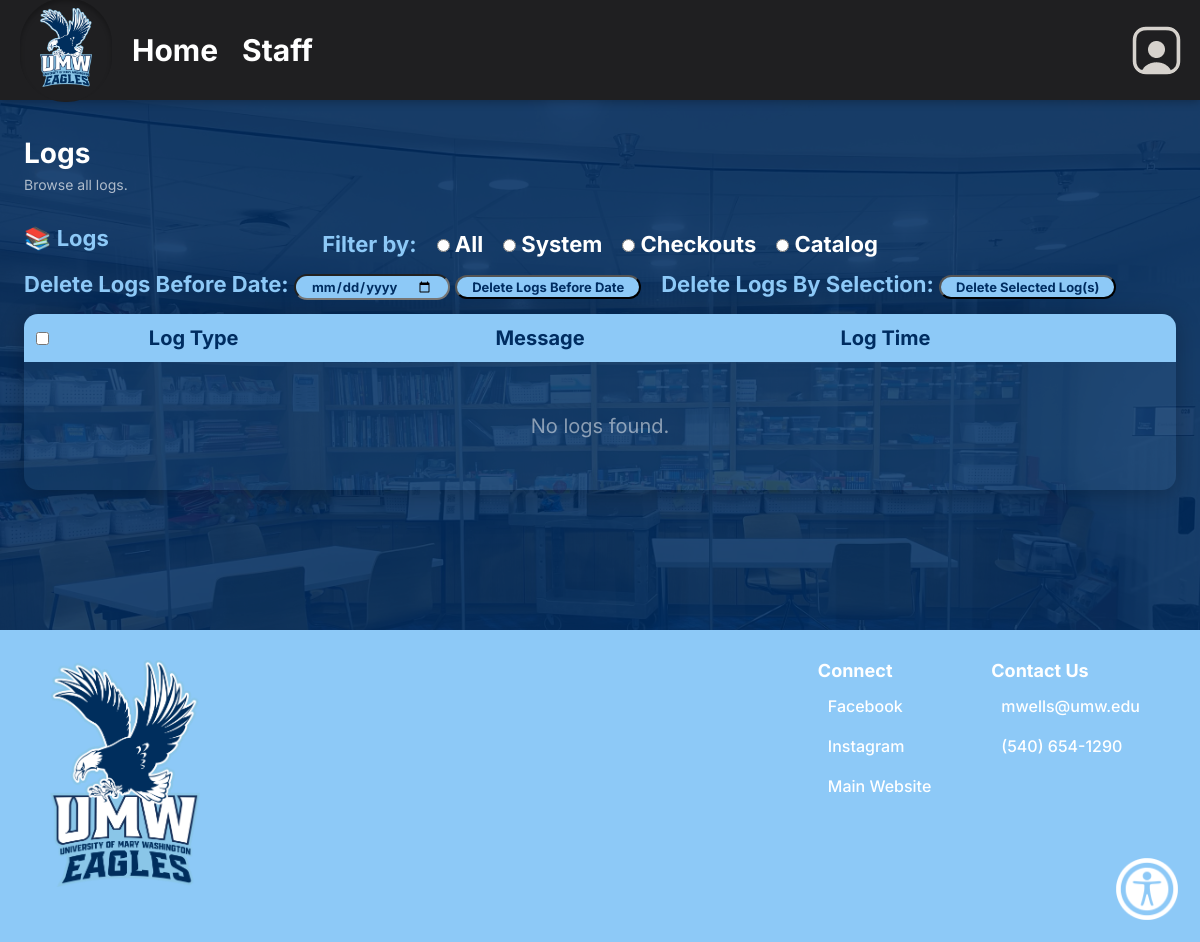
/viewLogs.php (signed in), run on an earlier commit of the app's database.
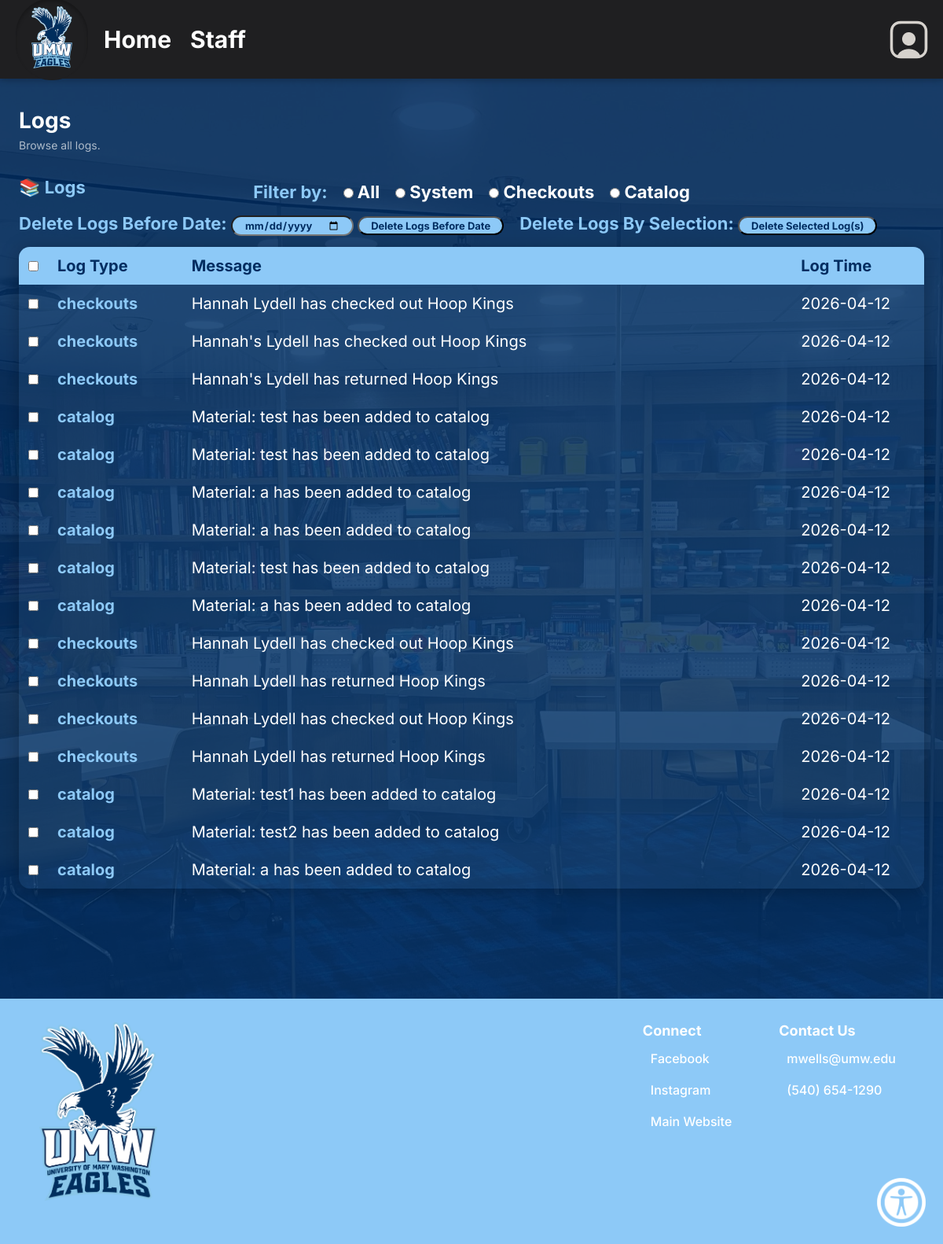
And on a later commit of the database.
### tables this page shows
CREATE TABLE `dblogs` (
  `log_id` int(11) NOT NULL,
  `log_type` varchar(30) NOT NULL,
  `message` text NOT NULL,
  `log_time` date NOT NULL
);

### database/dbLogs.php (called while the page is built, shortened)
<?php
include_once(dirname(__FILE__).'/../domain/Log.php');
function prepare_log_object($log){
    return new Log(
        $log['log_id'],
        $log['log_type'],
        $log['message'],
        $log['log_time']
    );
}
function fetch_all_logs(){
    $con = connect();
    $query = "SELECT * FROM dblogs ORDER BY log_time DESC";
    $result = mysqli_query($con, $query);
    $logs = [];
    while ($row = mysqli_fetch_assoc($result)) {
        $logs[] = prepare_log_object($row);
    }
    return $logs;
}
?>

### domain/Log.php (called while the page is built)
<?php
class Log {
    private $log_id;
    private $log_type;
    private $message;
    private $log_time;
    function __construct($log_id, $log_type, $message, $log_time) {
        $this->log_id = $log_id;
        $this->log_type = $log_type;
        $this->message = $message;
        $this->log_time = $log_time;
    }
    function getLogID() {
        return $this->log_id;
    }
    function getLogType() {
        return $this->log_type;
    }
    function getMessage() {
        return $this->message;
    }
    function getLogTime() {
        return $this->log_time;
    }
}
?>

### viewLogs.php (the view, shortened to what this page needs)
<?php
include_once('database/dbLogs.php');
include_once('domain/Log.php');
$type = $_GET['type'] ?? '';
$logs = [];
if (isset($_GET['type']) && $_GET['type'] != 'all') {
    $logs = fetch_logs_by_type($_GET['type']);
} else {
    $logs = fetch_all_logs();
}
?>
<!DOCTYPE html>
<html lang="en">
<head>
</head>
<body>
<?php require 'header.php'; ?>
<div class="overlay"></div>
<div class="page-wrapper">
    <h1 class="page-heading">Logs</h1>
    <p class="page-subheading">
        Browse all logs.
    </p>
    <h2 class="section-heading">
        📚 Logs
    <div style="display: flex; justify-content: center; margin-top: -20px;">
        <form action="viewLogs.php?" method="GET" style="display: flex; gap: 20px; align-items: center; max-width: 900px;">
        <span style="font-weight: bold; white-space: nowrap;">Filter by: </span>
        <label style="color:white; white-space: nowrap;">
            <input type="radio" name="type" value="all" onchange="this.form.submit()"
                <?php if ($type === 'all') echo 'checked'; ?>> All
        </label>
        <label style="color:white; white-space: nowrap;">
            <input type="radio" name="type" value="system" onchange="this.form.submit()"
                <?php if ($type === 'system') echo 'checked'; ?>> System
        </label>
        <label style="color:white; white-space: nowrap;">
            <input type="radio" name="type" value="checkouts" onchange="this.form.submit()"
                <?php if ($type === 'checkouts') echo 'checked'; ?>> Checkouts
        </label>
        <label style="color:white; white-space: nowrap;">
            <input type="radio" name="type" value="catalog" onchange="this.form.submit()"
                <?php if ($type === 'catalog') echo 'checked'; ?>> Catalog
        </label>
        </form>
    </div>
    </h2>
    <div style="display: flex;">
        <h2 class="section-heading" style="margin-right: 20px">
            <form id = "dateDeleteForm" action="deleteLogs.php" method="POST">
                Delete Logs Before Date:
                <input type="date" class="badge" name="selected_date">
                <button type="submit" name="date_delete" class="badge" onclick="return confirm('Delete logs before date?');">Delete Logs Before Date</button>
            </form>
        </h2>
        <h2 class="section-heading">
        <form id="bulkDeleteForm" action="deleteLogs.php" method="POST">
            Delete Logs By Selection:
            <button type="submit" name="bulk_delete" class="badge" onclick="return confirm('Delete selected logs?');">Delete Selected Log(s)</button>
        </h2>
    </div>
    <div class="table-wrapper">
        <table>
            <thead>
                <tr>
                    <th><input type="checkbox" id="selectAll"></th>
                    <th>Log Type</th>
                    <th>Message</th>
                    <th>Log Time</th>
                </tr>
            </thead>
            <tbody>
            <?php if (empty($logs)): ?>
                <tr>
                    <td colspan="4">
                        <div class="empty-state">
                            No logs found.
                        </div>
                    </td>
                </tr>
            <?php else: ?>
                <?php foreach ($logs as $log): ?>
                <tr>
                    <td><input type="checkbox" class="rowCheckbox" name="selected_logs[]" value="<?= $log->getLogID() ?>"></td>
                    <td class="material-name" style="width:15%">
                        <?php echo htmlspecialchars($log->getLogType()); ?>
                    </td>
                    <td style="width:70%"><?php echo htmlspecialchars($log->getMessage()); ?></td>
                    <td style="width:15%"><?php echo htmlspecialchars($log->getLogTime()); ?></td>
                </tr>
                <?php endforeach; ?>
            <?php endif; ?>
            </tbody>
        </table>
    </div>
</div>
<?php require 'footer.php'; ?>
</body>
</html>

### header.php (shortened to what this page needs)
<head>
</head>
<header>
<?php
$common_nav_links = '
      <div class="nav-item"><a href="index.php" class="nav-link">Home</a></div>
      <div class="nav-item"><a href="staffPage.php" class="nav-link">Staff</a></div>';
if (!isset($_SESSION['logged_in']) || $_SESSION['access_level'] === 0) {
echo('
<div class="navbar">
  <div class="left-section">
    <div class="logo-container">
      <a href="index.php"><img src="images/UMW_Eagles-logo.png" alt="Logo"></a>
    </div>
    <div class="nav-links">
      <div class="nav-item"><a href="index.php" class="nav-link">Home</a></div>
      <div class="nav-item"><a href="results.php" class="nav-link">Search</a></div>
    </div>
  </div>
  <div class="right-section">
    <div class="nav-links">
      <div class="nav-item">
        <div class="icon">
          <img src="images/usaicon.png" alt="User Icon" class="icon-img in-nav-img">
          <div class="dropdown">
            <a href="login.php" class="dropdown-link"><div>Log in</div></a>
          </div>
        </div>
      </div>
    </div>
  </div>
</div>');
} else if ($_SESSION['logged_in']) {
if ($_SESSION['access_level'] >= 1) {
echo('
<div class="navbar">
  <div class="left-section">
    <div class="logo-container">
      <a href="index.php"><img src="images/UMW_Eagles-logo.png" alt="Logo"></a>
    </div>
    <div class="nav-links">'
      . $common_nav_links .
    '</div>
  </div>
  <div class="right-section">
    <div class="nav-links">
      <div class="nav-item">
        <div class="icon">
          <img src="images/usaicon.png" alt="User Icon" class="icon-img in-nav-img">
          <div class="dropdown">
            <a href="changePassword.php" class="dropdown-link"><div>Change Password</div></a>
            <a href="logout.php" class="dropdown-link"><div>Log Out</div></a>
          </div>
        </div>
      </div>
    </div>
  </div>
</div>');
}
    }
?>
<button class="accessibility-btn" id="accessibilityBtn" aria-haspopup="dialog" aria-controls="accessibilityModal" title="Accessibility settings">
  <img src="images/accessibility-menu.png" alt="Accessibility Menu">
</button>
</header>

### footer.php
<footer class="footer" style=" margin-top: 60px;">
    <div class="footer-left">
        <img src="images/UMW_Eagles-logo.png" alt="Logo" class="footer-logo">
        <div class="social-icons">
            <a href="https://www.facebook.com/profile.php?id=100086673730177#" aria-label="Facebook"><i class="fab fa-facebook"></i></a>
            <a href="https://www.instagram.com/umw_coe/" aria-label="Instagram"><i class="fab fa-instagram"></i></a>
            <a href="https://education.umw.edu/" aria-label="Website"><i class="fas fa-globe"></i></a>
        </div>
    </div>
    <div class="footer-right">
        <div class="footer-section">
            <div class="footer-topic">Connect</div>
            <a href="https://www.facebook.com/profile.php?id=100086673730177#">Facebook</a>
            <a href="https://www.instagram.com/umw_coe/">Instagram</a>
            <a href="https://education.umw.edu/">Main Website</a>
        </div>
        <div class="footer-section">
            <div class="footer-topic">Contact Us</div>
            <a href="mailto:mwells@umw.edu">mwells@umw.edu</a>
            <a href="tel:5406541290">(540) 654-1290</a>
        </div>
    </div>
</footer>

### viewLogs.php (style rules this page uses)
* { box-sizing: border-box; margin: 0; padding: 0; font-family: 'Inter', sans-serif; }
body { background-color: #002D61; min-height: 100vh; padding-top: 95px; color: white; justify-content: space-between; background-image: url('images/library.jpg'); background-size: cover; background-position: center; position: relative; }
.overlay { position: absolute; inset: 0; background: rgb(0, 45, 97, 0.88); z-index: -1; }
.page-wrapper { max-width: 1200px; margin: 0 auto; padding: 40px 24px 80px; }
.page-heading { font-size: 28px; font-weight: 700; margin-bottom: 6px; }
.page-subheading { font-size: 14px; color: rgba(255,255,255,0.65); margin-bottom: 32px; }
.section-heading { font-size: 22px; font-weight: 700; color: #8DC9F7; margin-bottom: 14px; }
.badge { background: #8DC9F7; color: #002D61; padding: 2px 15px; border-radius: 20px; font-size: 13px; font-weight: 700; }
.table-wrapper { overflow-x: auto; border-radius: 14px; box-shadow: 0 4px 24px rgba(0,0,0,0.25); }
table { width: 100%; border-collapse: collapse; background: rgba(141,201,247,0.08); }
thead { background: #8DC9F7; color: #002D61; }
th, td { padding: 12px; text-align: left; }
.material-name { font-weight: 700; color: #8DC9F7; }
.empty-state { text-align: center; padding: 40px; color: rgba(255,255,255,0.5); }

What changed in the data, as far as the page shows it:
added dblogs: log_type "checkouts", message "Hannah Lydell has checked out Hoop Kings", log_time "2026-04-12"
added dblogs: log_type "checkouts", message "Hannah's Lydell has checked out Hoop Kings", log_time "2026-04-12"
added dblogs: log_type "checkouts", message "Hannah's Lydell has returned Hoop Kings", log_time "2026-04-12"
added dblogs: log_type "catalog", message "Material: test has been added to catalog", log_time "2026-04-12"
added dblogs: log_type "catalog", message "Material: test has been added to catalog", log_time "2026-04-12"
added dblogs: log_type "catalog", message "Material: a has been added to catalog", log_time "2026-04-12"
added dblogs: log_type "catalog", message "Material: a has been added to catalog", log_time "2026-04-12"
added dblogs: log_type "catalog", message "Material: test has been added to catalog", log_time "2026-04-12"
added dblogs: log_type "catalog", message "Material: a has been added to catalog", log_time "2026-04-12"
added dblogs: log_type "checkouts", message "Hannah Lydell has checked out Hoop Kings", log_time "2026-04-12"
added dblogs: log_type "checkouts", message "Hannah Lydell has returned Hoop Kings", log_time "2026-04-12"
added dblogs: log_type "checkouts", message "Hannah Lydell has checked out Hoop Kings", log_time "2026-04-12"
added dblogs: log_type "checkouts", message "Hannah Lydell has returned Hoop Kings", log_time "2026-04-12"
added dblogs: log_type "catalog", message "Material: test1 has been added to catalog", log_time "2026-04-12"
added dblogs: log_type "catalog", message "Material: test2 has been added to catalog", log_time "2026-04-12"
added dblogs: log_type "catalog", message "Material: a has been added to catalog", log_time "2026-04-12"
Also different on the page:
text no longer shown: "No logs found."
